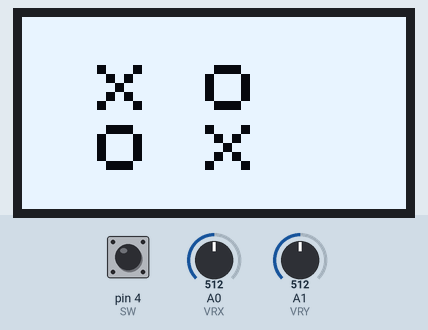
This sketch was run on a simulated Arduino Uno, built with avr-gcc and run on an emulated ATmega328P. Parts: 128×64 one-colour display. Inputs (shaded band) come from the test bench; at power-on: A1 (VRY) = 512, pin 4 (SW) HIGH, A0 (VRX) = 512. Random numbers use the default seed unless the sketch sets one.

Above: at 0.8 s.
0.9 s: A1 (VRY) set to 108
2.4 s: A1 (VRY) set to 95
At 3.3 s:
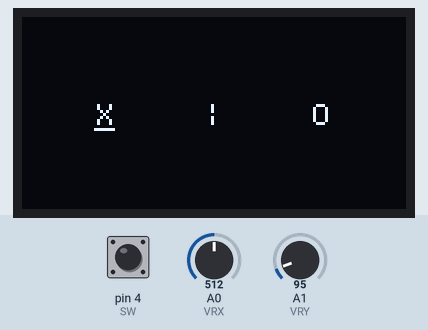
4.2 s: pin 4 (SW) pulled LOW for 1 s
At 5.1 s:
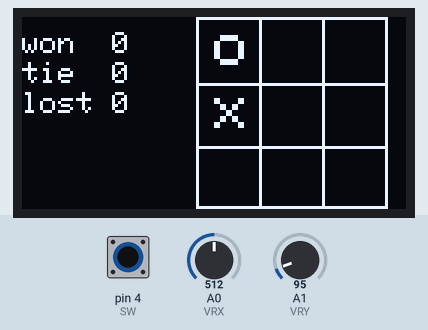
6.7 s: A1 (VRY) set to 993
At 6.86 s:
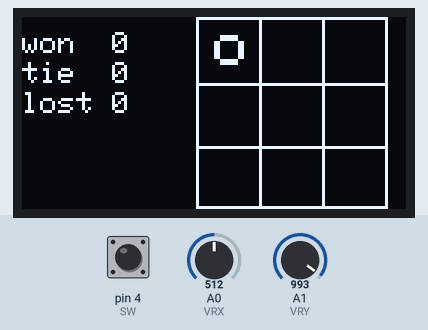
8.2 s: A1 (VRY) set to 1008
At 9.7 s:
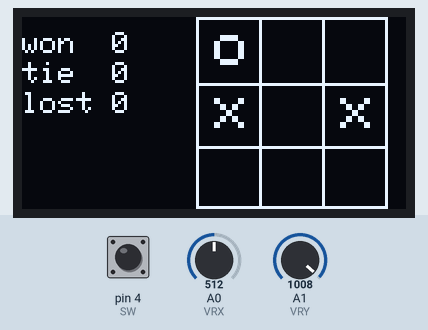
10.1 s: pin 4 (SW) pulled LOW for 3.2 s
At 11.3 s:
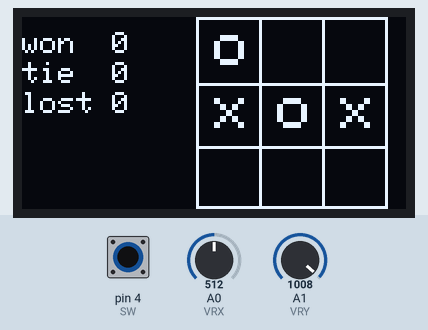
Timing chart, 0 to 13.1 s (numbered marks = the images above; inputs shaded):
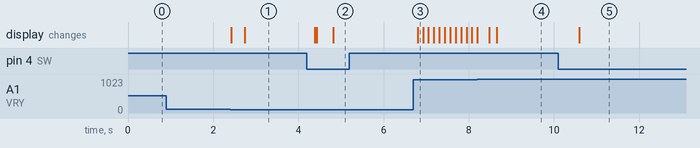

The sketch:

main.ino
```cpp
#include <Adafruit_GFX.h>
#include <Adafruit_SSD1306.h>
#include "TicTacToe.h"


#define SCREEN_HEIGHT 64
#define SCREEN_WIDTH 128

#define OLED_RESET -1
#define I2C_ADDR 0x3c

Adafruit_SSD1306 display(SCREEN_WIDTH, SCREEN_HEIGHT, &Wire, OLED_RESET);

TicTacToe TTT (&display);

void setup() {
  display.begin(SSD1306_SWITCHCAPVCC, I2C_ADDR);
  TTT.play();
}

void loop() {

}
```

TicTacToe.cpp
```cpp
#include "TicTacToe.h"

TicTacToe::TicTacToe(Adafruit_SSD1306 *disp) {
  display = disp;
  pinMode(SW, INPUT_PULLUP);
}

void TicTacToe::print_board_base () {
  display->clearDisplay();
  display->setCursor(0, 5);
  display->setTextSize(1);
  display->setTextColor(SSD1306_WHITE);
  display->print("won  ");
  display->println(win_states[0]);
  display->setCursor(0, 15);
  display->print("tie  ");
  display->println(win_states[1]);
  display->setCursor(0, 25);
  display->print("lost ");
  display->println(win_states[2]);

  display->drawRect(58,0,64,64, WHITE);

  display->drawLine(79,1,79,63, WHITE);
  display->drawLine(100,1,100,63, WHITE);

  display->drawLine(59,22,121,22,WHITE);
  display->drawLine(59,43,121,43,WHITE);
  display->display ();
}

void TicTacToe::print_board () {
  display->setTextSize(2);
  uint8_t offset_x, offset_y = 2;
  for (uint8_t i = 0; i < 3; i++) {
    offset_x = 64;
    for (uint8_t j = 0; j < 3; j++) {
      display->fillRect(offset_x, offset_y, 14, 14, BLACK);
      display->setCursor(offset_x, offset_y);
      display->print((char) board[3*i +j]);
      offset_x += 21;
    }
    offset_y += 21;
  }
  display->display ();
}

void TicTacToe::choose_player() {
  player = 0;
  opponent = 0;
  display->clearDisplay ();
  display->setTextColor(WHITE);
  display->setTextSize(1);
  display->setCursor(25, 29);
  display->println("X     |     O");
  display->display();
  uint16_t vry;
  while (1) {
    vry = analogRead(VRY);
    if (vry > TH_HIGH) {
      player = 111;
      opponent = 120;
      display->drawLine(96, 37, 102, 37, WHITE);
      display->drawLine(24, 37, 30, 37, BLACK);
      display->display();
    }
    else if (vry < TH_LOW) {
      player = 120;
      opponent = 111;
      display->drawLine(96, 37, 102, 37, BLACK);
      display->drawLine(24, 37, 30, 37, WHITE);
      display->display();
    }
    if (digitalRead(SW) == 0 && player != 0 && opponent != 0) break;
  }
}

void TicTacToe::loading_screen () {
  display->clearDisplay();
  display->invertDisplay(true);
  display->setCursor(25, 10);
  display->setTextSize(3);
  display->setTextColor(WHITE);
  display->println("x o");
  display->setCursor(25, 30);
  display->println("o x");
  display->display();
}

bool TicTacToe::won(uint8_t player_symbol, uint8_t *winpos_pos = nullptr) {
  for (int i = 0; i < 8; i++) {
    if (board[win_pos[i][0]] == player_symbol &&
        board[win_pos[i][1]] == player_symbol &&
        board[win_pos[i][2]] == player_symbol)
    {
      if (winpos_pos != nullptr) *winpos_pos = i;
      return true;
    }
  }
  return false;
}

uint8_t TicTacToe::game_over(uint8_t *winpos_pos = nullptr)
{
  if (won(player, winpos_pos))  return 1;
  else if (won(opponent, winpos_pos)) return 3;
  for (int i = 0; i < 9; i++) {
    if ((board[i] != player) && (board[i] != opponent)) {
      return 0;
    }
  }
  return 2;
}

void TicTacToe::player_move() {
  uint8_t a, m = 0, pos = 4;
  while (!m)
  {
    uint16_t vrx = analogRead(VRX);
    uint16_t vry = analogRead(VRY);
    if (vry < TH_LOW) {
      ((pos != 0) && (pos != 3) && (pos != 6)) ? pos -= 1: pos = pos;
    }
    else if (vry > TH_HIGH) {
      ((pos != 2) && (pos != 5) && (pos != 8)) ? pos += 1: pos = pos;
    }
    else if (vrx > TH_HIGH) {
      ((pos != 0) && (pos != 1) && (pos != 2)) ?  pos -= 3: pos = pos;
    }
    else if (vrx < TH_LOW) {
      ((pos != 6) && (pos != 7) && (pos != 8)) ? pos += 3: pos = pos;
    }

    a = board[pos];
    if ((board[pos] != opponent) && (board[pos] != player)) {
      board[pos] = player;
      print_board ();
      while (!input_changed());
    }
    else {
      while (!input_changed()) {
        board[pos] = EMPTY_SPACE;
        print_board();
        delay(100);
        if (input_changed ()) break;
        board[pos] = a;
        print_board();
        delay(100);
      }
    }
    board[pos] = a;

    if (digitalRead(SW) == 0 && (board[pos] != opponent) && (board[pos] != player)) {
      m = 1;
      board[pos] = player;
    }
    delay(150);
  }
}

int TicTacToe::minimax(bool is_maximizing, uint8_t depth, uint8_t &best_move) {
  uint8_t state = game_over();
  if (state || depth >= MAX_DEPTH) {
      if (state == 3) {
          return 10 - depth;
      }
      else if (state == 1) {
          return depth - 10;
      }
      else {
          return 0;
      }
  }

  if (is_maximizing) {
      int best_score = -666;
      for (uint8_t i = 0; i < 9; i++) {
          if (board[i] == player || board[i] == opponent) continue;

          board[i] = opponent;
          int new_score = minimax(false, depth++, best_move);

          int this_score;
          if (new_score > best_score) {
              best_score = new_score;
              best_move = i;
          }
          board[i] = EMPTY_SPACE;
      }
      return best_score;
  }
  else {
      int best_score = 666;
      for (uint8_t i = 0; i < 9; i++) {
          if (board[i] == player || board[i] == opponent) continue;

          board[i] = player;
          int new_score = minimax(true, depth++, best_move);

          if (new_score < best_score) {
              best_score = new_score;
              best_move = i;
          }
          board[i] = EMPTY_SPACE;
      }
      return best_score;
  }
}

void TicTacToe::arduino_move () {
  uint8_t pos;
  minimax(true, 0, pos);
  board[pos] = opponent;
  print_board ();
}

bool TicTacToe::input_changed() {
  uint16_t vrx = analogRead(VRX);
  uint16_t vry = analogRead(VRY);
  return (vrx < TH_LOW || vrx > TH_HIGH || vry < TH_LOW || vry > TH_HIGH || !digitalRead(SW));
}

void TicTacToe::win_animation (uint8_t win_pos_idx, uint8_t winner) {
  for (uint8_t _=0; _ < 3; _++) {
    for (uint8_t i = 0; i < 3; i++) {
      board[win_pos[win_pos_idx][i]] = EMPTY_SPACE;
    }
    print_board ();
    delay (100);
    for (uint8_t i = 0; i < 3; i++) {
      board[win_pos[win_pos_idx][i]] = winner;
    }
    print_board ();
    delay (100);
  }
}


void TicTacToe::play () {
  win_states[0] = 0; win_states[1] = 0; win_states[2] = 0;

  loading_screen ();
  while (!input_changed ());
  display->invertDisplay(false);
  choose_player ();

  delay(150);
  for (;;) {
    new_game ();
    delay (150);
  }
}

void TicTacToe::new_game() {
  for (int i = 0; i < 9; ++i) {
    board[i] = EMPTY_SPACE;
  }
  print_board_base ();

  srand(millis());
  if (rand() % 2) {
    board[rand() % 9] = opponent;
  }
  print_board ();

  uint8_t state, position;
  while (true) {

    player_move ();
    state = game_over (&position);
    if (state) {
      win_states[state-1]++;
      if (state == 1) {
        win_animation (position, player);
      }
      break;
    }
    delay (150);

    arduino_move ();
    state = game_over (&position);
    if (state) {
      win_states[state-1]++;
      if (state == 3) {
        win_animation (position, opponent);
      }
      break;
    }
    delay(150);
  }
}
```

TicTacToe.h
```cpp
#include <Adafruit_GFX.h>
#include <Adafruit_SSD1306.h>

#ifndef TCC
#define TCC
#define EMPTY_SPACE 32
#define MAX_DEPTH 5

#define VRX A0
#define VRY A1
#define SW 4
#define TH_LOW 100
#define TH_HIGH 1000


class TicTacToe
{
    private:
    const Adafruit_SSD1306 *display;
    uint8_t win_states[3];
    uint8_t opponent, player;
    uint8_t board[9];
    const int win_pos[8][3]={{0,1,2}, {3,4,5}, {6,7,8}, {0,3,6}, {1,4,7}, {2,5,8}, {0,4,8}, {2,4,6}};

    void print_board_base ();
    void print_board ();
    void loading_screen ();
    void win_animation (uint8_t win_pos_idx, uint8_t winner);
    void choose_player();
    void player_move();
    void new_game();
    void arduino_move ();

    bool won (uint8_t player_symbol, uint8_t *winpos_pos = nullptr);
    bool input_changed();

    int minimax(bool is_maximizing, uint8_t depth, uint8_t &move);
    uint8_t game_over (uint8_t *winpos_pos = nullptr);

    public:
    TicTacToe(Adafruit_SSD1306 *disp);
    void play();


};
#endif //TCC
```

Measured:
- the behaviour switches between 100 and 99 on A1 (VRY) (found by bisection; images 0 and 1)
- the behaviour switches between 1000 and 1001 on A1 (VRY) (found by bisection; images 3 and 4)
- after the input at 0.9 s, every drawn part: stays the same
- after the input at 2.4 s, the display: first changes at once (image 1 shows a later state)
- after the input at 4.2 s, the display: first changes after 0.18 s (image 2 shows a later state)
- after the input at 6.7 s, the display: changes after 0.10 s (image 3)
- after the input at 10.1 s, the display: changes after 0.50 s (image 5)
